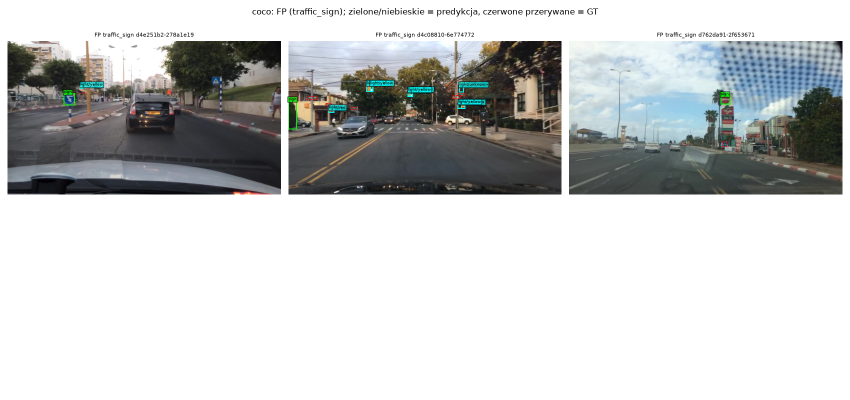
#> input picture wykresy/coco_FP_traffic_sign.png, 1700 x 800 px (shown at 1/2 size); its folder holds only this picture in this run
$ python -i utils_detector.py   (imports and definitions only)   (older library calls are emulated)
#> lines starting #> are read from the running program, lines starting #| are printed output that depends on the picture; after the words box and inside, x2 and y2 are one past the last pixel; in counts of white or black regions, pixels touching at a corner belong together
"""Propozycje, cechy i ocena klasycznego detektora."""
import inspect
from utils_common import CLASSES, COLORS, read_json, save_json, load_image, annotations
from pathlib import Path
from collections import Counter
from dataclasses import dataclass, asdict
import hashlib
import json
import time

import cv2
import numpy as np
import pandas as pd


def iou(a, b):
    a, b = np.asarray(a, float), np.asarray(b, float)
    wh = np.maximum(0, np.minimum(a[2:], b[2:]) - np.maximum(a[:2], b[:2]))
    inter = float(np.prod(wh))
    union = float(np.prod(a[2:]-a[:2]) + np.prod(b[2:]-b[:2]) - inter)
    return inter / union if union > 0 else 0.


def nms(items, threshold=.35):
    kept = []
    for item in sorted(items, key=lambda x: x['score'], reverse=True):
        if all(item['class'] != old['class'] or iou(item['box'], old['box']) <= threshold for old in kept):
            kept.append(item)
    return kept


@dataclass(frozen=True)
class Params:
    saturation: int = 85
    value: int = 65
    sign_min_area: int = 45
    light_min_area: int = 25
    score_threshold: float = .38
    max_y: float = .85


def masks(image, p):
    hsv = cv2.cvtColor(image, cv2.COLOR_BGR2HSV)
    h, s, v = cv2.split(hsv)
    valid = (s >= p.saturation) & (v >= p.value)
    # OpenCV: H ma zakres 0..179. Czerwony przechodzi przez koniec skali.
    return hsv, {'red': valid & ((h <= 12) | (h >= 165)),
                 'yellow': valid & (h >= 15) & (h <= 38),
                 'green': valid & (h >= 40) & (h <= 95),
                 'blue': valid & (h >= 96) & (h <= 130)}


def contours(mask, close=3):
    mask = np.uint8(mask) * 255
    if close:
        mask = cv2.morphologyEx(mask, cv2.MORPH_CLOSE, np.ones((close, close), np.uint8))
    return cv2.findContours(mask, cv2.RETR_EXTERNAL, cv2.CHAIN_APPROX_SIMPLE)[0]


def classify_color(crop, p):
    if crop.size == 0:
        return 'unknown'
    _, mm = masks(crop, p)
    scores = {}
    for color in COLORS[:3]:
        areas = [cv2.contourArea(c) for c in contours(mm[color], close=0)]
        scores[color] = max(areas, default=0.)
    ranking = sorted(scores, key=scores.get, reverse=True)
    best, second = ranking[:2]
    if scores[best] < max(2., crop.shape[0]*crop.shape[1]*.006) or scores[best] < 1.4*scores[second]:
        return 'unknown'
    return best


def detect(image, p=Params()):
    """HSV + kontury + geometria. Wszystkie ramki w oryginalnej skali obrazu.
    W lab4 to etap propozycji (patrz proposals), a nie końcowy detektor: samodzielnie ma niskie F1."""
    h, w = image.shape[:2]
    hsv, mm = masks(image, p)
    gray = cv2.cvtColor(image, cv2.COLOR_BGR2GRAY)
    candidates = []
    # Znaki kolorowe oraz jasne tablice (np. ograniczenie prędkości w USA).
    white = (hsv[:, :, 1] < 65) & (hsv[:, :, 2] > 165)
    sign_masks = [mm['red'] | mm['yellow'] | mm['blue'] | mm['green'], white]
    for mask in sign_masks:
        for c in contours(mask):
            x, y, bw, bh = cv2.boundingRect(c)
            area = bw*bh
            if not (p.sign_min_area <= area <= .06*w*h and .35 <= bw/bh <= 3.5 and y < p.max_y*h):
                continue
            fill = cv2.contourArea(c)/area
            hull_area = cv2.contourArea(cv2.convexHull(c))
            solidity = cv2.contourArea(c) / hull_area if hull_area else 0.
            if fill < .4 or solidity < .75:
                continue
            edge = cv2.Canny(gray[y:y+bh, x:x+bw], 70, 150).mean()/255
            if edge < .025:
                continue
            score = float(min(1., .45*fill + .35*min(edge*8, 1) + .2))
            candidates.append({'class': 'traffic_sign', 'box': [x,y,x+bw,y+bh], 'score': score, 'color': None})
    # Obudowy sygnalizatorów: ciemne, zwarte pionowe lub poziome prostokąty.
    dark = gray < 65
    light_boxes = []
    for c in contours(dark):
        x, y, bw, bh = cv2.boundingRect(c)
        if not (p.light_min_area <= bw*bh <= .025*w*h and y < p.max_y*h):
            continue
        ratio = bw/bh
        if not (.18 <= ratio <= .8 or 1.5 <= ratio <= 5.):
            continue
        fill = cv2.contourArea(c)/(bw*bh)
        if fill >= .4:
            light_boxes.append(([x,y,x+bw,y+bh], fill, False))
    # Mała świecąca lampa może nie połączyć się z obudową w masce ciemności.
    # Rozszerzenie to hipoteza geometrii, nie ramka referencyjna.
    # Świecące punkty muszą być jaśniejsze i bardziej nasycone niż zwykły znak.
    lamp_valid = (hsv[:,:,1] >= max(p.saturation,110)) & (hsv[:,:,2] >= 155)
    for color in COLORS[:3]:
        for c in contours(mm[color] & lamp_valid, close=0):
            x,y,bw,bh = cv2.boundingRect(c)
            fill = cv2.contourArea(c)/(bw*bh)
            if 5 <= bw*bh <= 500 and .55 <= bw/bh <= 1.8 and fill >= .45 and y < p.max_y*h:
                for shift in (0., 1., 2.):
                    light_boxes.append(([x-.4*bw,y-shift*bh,x+1.4*bw,y+(3-shift)*bh], .5, True))
    for box, fill, expanded in light_boxes:
        x1,y1,x2,y2 = np.clip(box, [0,0,0,0], [w,h,w,h]).astype(int)
        crop = image[y1:y2,x1:x2]
        if expanded and (crop.size == 0 or np.mean(cv2.cvtColor(crop,cv2.COLOR_BGR2GRAY) < 85) < .35):
            continue
        color = classify_color(crop, p)
        score = float(.25 + .25*fill + (.3 if color != 'unknown' else 0) - (.05 if expanded else 0))
        candidates.append({'class': 'traffic_light', 'box': [int(x1),int(y1),int(x2),int(y2)],
                           'score': score, 'color': color})
    return nms([item for item in candidates if item['score'] >= p.score_threshold])


# [45 lines left out: functions match, evaluate, not called in this run]


def fingerprint(value):
    return hashlib.sha256(json.dumps(value, sort_keys=True).encode()).hexdigest()

from pathlib import Path
import time
import cv2
import numpy as np
import pandas as pd
from sklearn.ensemble import RandomForestClassifier
from sklearn.metrics import f1_score


LABELS = ('background', 'traffic_sign', 'traffic_light')
FEATURE_VERSION = 'simple_v2'


def proposals(image, limit=100):
    """HSV/ciemne obudowy oraz krawędzie; nie otrzymuje etykiet ani GT."""
    h,w = image.shape[:2]
    base = detect(image, Params(saturation=65, sign_min_area=25,
                                light_min_area=16, score_threshold=0., max_y=1.))
    # Maksymalnie 60 hipotez z masek i 40 z konturów krawędzi.
    boxes = [p['box'] for p in sorted(base, key=lambda p:-p['score'])[:60]]
    gray = cv2.cvtColor(image,cv2.COLOR_BGR2GRAY)
    edges = cv2.Canny(gray,70,160)
    extras = []
    for c in contours(edges > 0):
        x,y,bw,bh = cv2.boundingRect(c)
        if 24 <= bw*bh <= .06*w*h and .15 <= bw/bh <= 5. and min(bw,bh)>=3:
            extras.append((cv2.arcLength(c,True)/(bw+bh), [x,y,x+bw,y+bh]))
    boxes += [b for _,b in sorted(extras,key=lambda p:-p[0])[:40]]
    unique = []
    for box in boxes:
        if all(iou(box,old)<.9 for old in unique):
            unique.append(box)
        if len(unique)>=limit:
            break
    return unique


# [125 lines left out: functions features, assign_label, feature_table, train_forest, not called in this run]


def macro_f1(y,pred):
    return f1_score(y,pred,labels=list(LABELS),average='macro',zero_division=0)


# [76 lines left out: functions compare_groups, permutation_groups, rf_detect, predict_records, proposal_recall, not called in this run]

>>> import cv2
>>> picture = cv2.imread('wykresy/coco_FP_traffic_sign.png')
#> picture is the input picture: shape (800, 1700, 3); mean B, G, R 201, 201.1, 199.3
>>> result = proposals(picture)
#> in masks, `h, s, v = cv2.split(hsv)`:
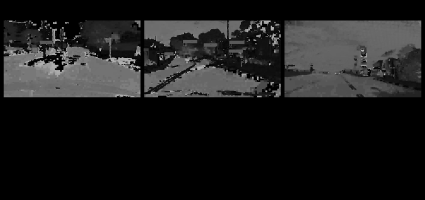
#> h: shape (800, 1700) (shown at 1/4 size); min 0, max 179, mean 27.8
#> in masks, `h, s, v = cv2.split(hsv)`:
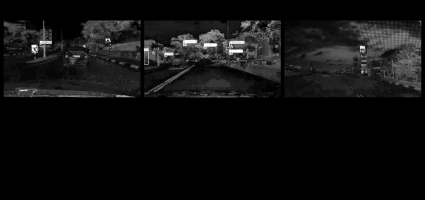
#> s: shape (800, 1700) (shown at 1/4 size); min 0, max 255, mean 15.7
#> in masks, `valid = (s >= p.saturation) & (v >= p.value)`:
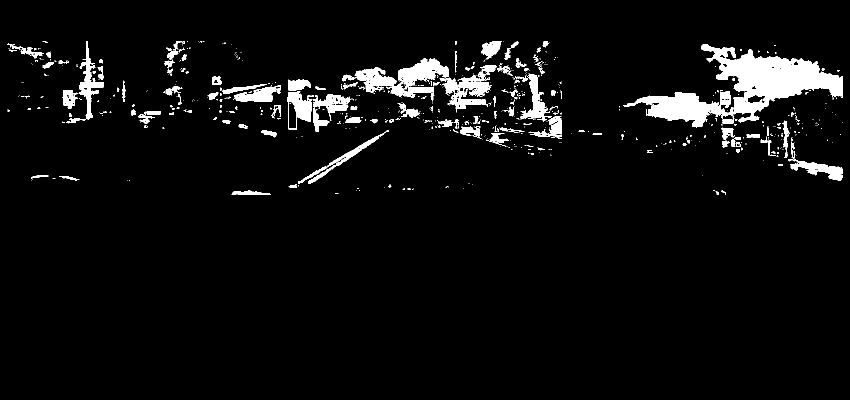
#> valid: shape (800, 1700) bool (shown at 1/2 size); 4.8% white; 712 white regions (560 under 20 px), largest, box (x1, y1, x2, y2) and area: (1402, 89, 1685, 245) 17827, (1246, 183, 1461, 255) 6917, (781, 116, 898, 196) 3687
#> in detect, `hsv, mm = masks(image, p)`: mm = 4 items
#> in detect, `white = (hsv[:, :, 1] < 65) & (hsv[:, :, 2] > 165)`:
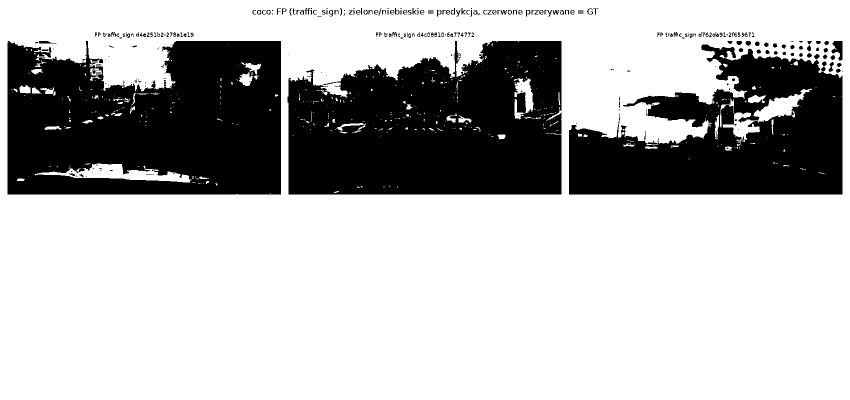
#> white: shape (800, 1700) bool (shown at 1/2 size); 71.3% white; 297 black regions (138 under 20 px), largest, box (x1, y1, x2, y2) and area: (15, 82, 562, 389) 141943, (575, 82, 1123, 389) 139302, (1138, 89, 1685, 389) 101827
#> the loop in detect, `for mask in sign_masks:` made 2 passes
#> after the loop in detect, `for mask in sign_masks:`: candidates = 20 items
#> in contours (call 3), `mask = cv2.morphologyEx(mask, cv2.MORPH_CLOSE, np.ones((close, close),..`:
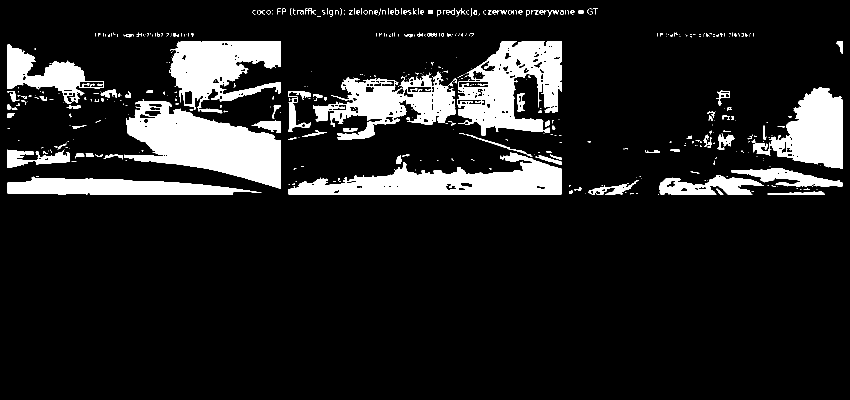
#> mask: shape (800, 1700) (shown at 1/2 size); 12.3% white; 478 white regions (353 under 20 px), largest, box (x1, y1, x2, y2) and area: (249, 198, 562, 378) 29618, (577, 305, 1123, 389) 22290, (914, 82, 1123, 271) 21640
#> the loop in detect, `for c in contours(dark):` made 467 passes
#> (x, y, bw, bh, ratio, fill) on passes 4, 11, 14: (1261, 386, 7, 3, 2.33, 0.31), (1607, 377, 13, 3, 4.33, 0.128), (1148, 374, 15, 7, 2.14, 0.3)
#> after the loop in detect, `for c in contours(dark):`: light_boxes = 41 items
#> in detect, `lamp_valid = (hsv[:,:,1] >= max(p.saturation,110)) & (hsv[:,:,2] >= 155)`:
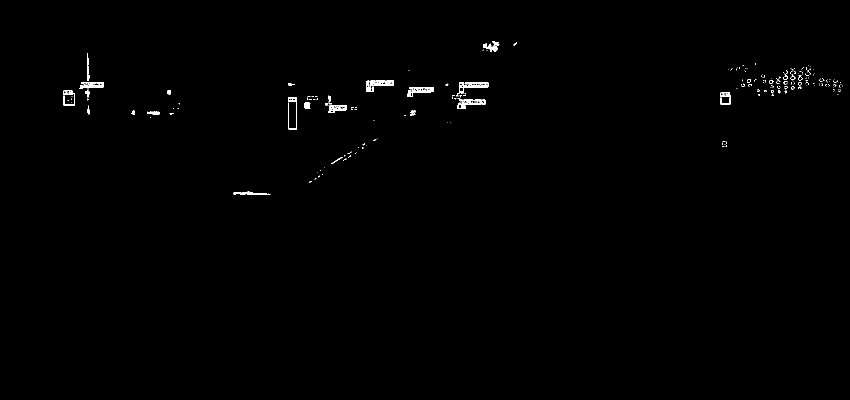
#> lamp_valid: shape (800, 1700) bool (shown at 1/2 size); 0.44% white; 247 white regions (202 under 20 px), largest, box (x1, y1, x2, y2) and area: (918, 164, 977, 175) 451, (740, 161, 788, 172) 386, (816, 174, 863, 185) 357
#> after the loop in detect, `for color in COLORS[:3]:`: light_boxes = 68 items
#> the loop in detect, `for box, fill, expanded in light_boxes:` made 68 passes
#> (box, fill, expanded) on passes 18 to 25: ([351, 206, 357, 209], 0.528, False), ([350, 197, 354, 202], 0.425, False), ([203, 196, 207, 203], 0.607, False), ([648, 194, 653, 202], 0.487, False), ([626, 188, 645, 196], 0.464, False), ([237, 187, 241, 194], 0.482, False), ([1034, 186, 1050, 223], 0.581, False), ([293, 181, 306, 186], 0.708, False)
#> the loop in nms, `for item in sorted(items, key=lambda x: x['score'], reverse=True):` made 76 passes
#> in contours (call 175), `mask = cv2.morphologyEx(mask, cv2.MORPH_CLOSE, np.ones((close, close),..`:
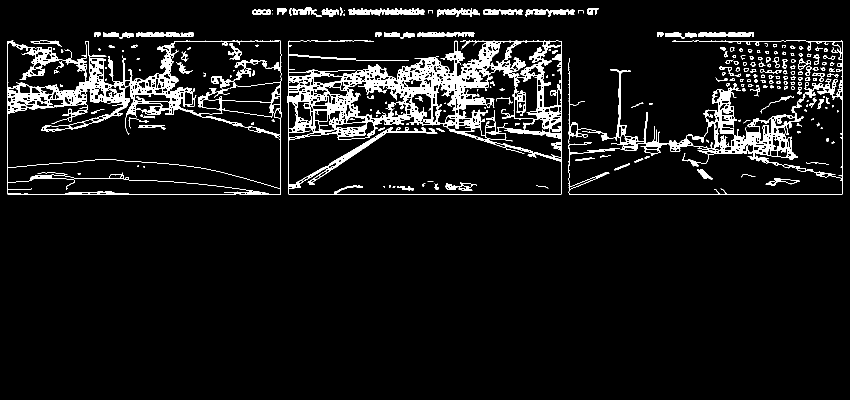
#> mask: shape (800, 1700) (shown at 1/2 size); 6.9% white; 229 white regions (53 under 20 px), largest, box (x1, y1, x2, y2) and area: (574, 81, 1124, 390) 38027, (14, 81, 563, 390) 23144, (1137, 81, 1686, 390) 15536
#> the loop in proposals, `for c in contours(edges > 0):` made 142 passes
#> c on passes 50, 57: [[278, 139], [278, 141], [280, 141], [280, 139]], [[210, 134], [210, 137], [212, 137], [212, 134]]
#> the loop in proposals, `for box in boxes:` made 100 passes
#> box on passes 1 to 8: [701, 213, 715, 220], [424, 153, 444, 170], [138, 227, 143, 234], [691, 233, 723, 246], [778, 238, 788, 245], [445, 240, 461, 248], [962, 82, 1003, 119], [262, 219, 272, 232]

$ run again, on wykresy/ft_FN_traffic_light.png
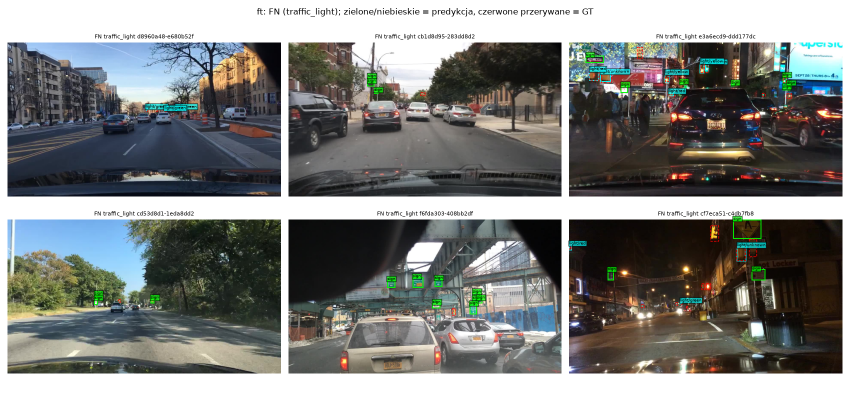
#> input picture wykresy/ft_FN_traffic_light.png, 1700 x 800 px (shown at 1/2 size)
#> picture is the input picture: shape (800, 1700, 3); mean B, G, R 126.2, 128.2, 126.6
#> hsv: shape (800, 1700, 3); mean H, S, V 45.8, 50.9, 135.9
#> in masks, `valid = (s >= p.saturation) & (v >= p.value)`:
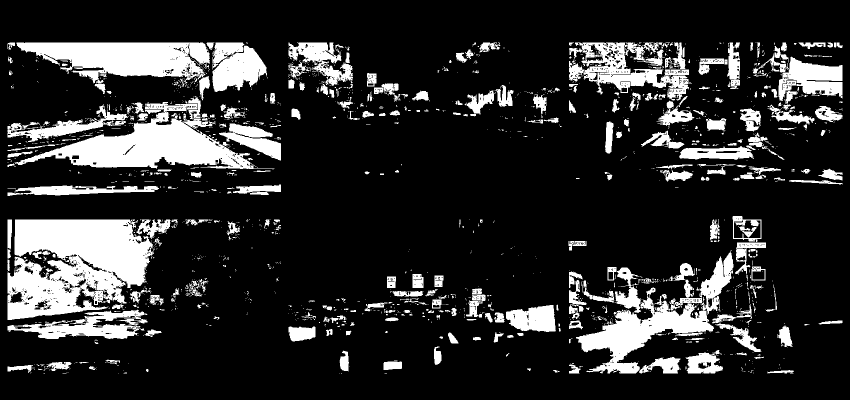
#> valid: shape (800, 1700) bool (shown at 1/2 size); 17.5% white; 1843 white regions (1474 under 20 px), largest, box (x1, y1, x2, y2) and area: (15, 439, 308, 640) 40668, (29, 195, 549, 339) 26121, (1152, 500, 1467, 747) 20652
#> in detect, `hsv, mm = masks(image, p)`: mm = 4 items
#> white: shape (800, 1700) bool; 32.3% white; 1436 white regions (1217 under 20 px), largest, box (x1, y1, x2, y2) and area: (0, 0, 1700, 800) 373219, (304, 676, 528, 741) 8284, (205, 143, 374, 225) 7236
#> the loop in detect, `for mask in sign_masks:` made 2 passes
#> after the loop in detect, `for mask in sign_masks:`: candidates = 73 items
#> dark: shape (800, 1700) bool; 35.8% white; 2145 white regions (1871 under 20 px), largest, box (x1, y1, x2, y2) and area: (1138, 439, 1685, 747) 113577, (1138, 85, 1685, 393) 108023, (15, 223, 562, 393) 55840
#> the loop in detect, `for c in contours(dark):` made 844 passes
#> (x, y, bw, bh, ratio, fill) on passes 4, 5, 8: (15, 737, 46, 10, 4.6, 0.524), (1217, 735, 43, 12, 3.58, 0.579), (1163, 733, 47, 14, 3.36, 0.318)
#> after the loop in detect, `for c in contours(dark):`: light_boxes = 51 items
#> lamp_valid: shape (800, 1700) bool; 3.1% white; 769 white regions (598 under 20 px), largest, box (x1, y1, x2, y2) and area: (31, 439, 299, 514) 13145, (426, 92, 526, 179) 3644, (1075, 610, 1111, 663) 1625
#> after the loop in detect, `for color in COLORS[:3]:`: light_boxes = 195 items
#> the loop in detect, `for box, fill, expanded in light_boxes:` made 195 passes
#> (box, fill, expanded) on passes 18 to 20: ([911, 477, 918, 494], 0.42, False), ([1015, 439, 1123, 600], 0.467, False), ([1419, 425, 1436, 431], 0.539, False)
#> edges: shape (800, 1700); 10.2% white in thin lines or dots
#> in contours (call 391), `mask = cv2.morphologyEx(mask, cv2.MORPH_CLOSE, np.ones((close, close),..`:
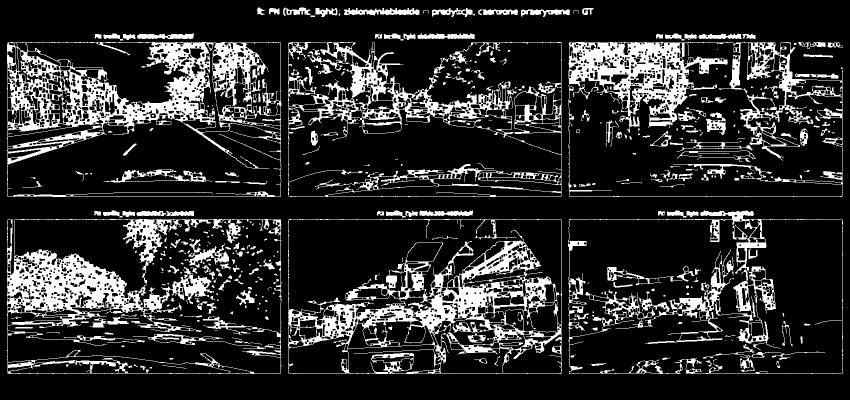
#> mask: shape (800, 1700) (shown at 1/2 size); 17.8% white; 365 white regions (148 under 20 px), largest, box (x1, y1, x2, y2) and area: (14, 84, 563, 394) 43841, (576, 438, 1124, 748) 39600, (14, 438, 563, 748) 38649
#> the loop in proposals, `for c in contours(edges > 0):` made 52 passes
#> c on passes 39, 43: [[621, 31], [621, 33], [629, 33], [629, 31]], [[678, 20], [678, 21]]
#> the loop in proposals, `for box in boxes:` made 90 passes
#> box on passes 1 to 8: [825, 548, 847, 576], [774, 553, 792, 576], [869, 551, 887, 574], [767, 721, 804, 740], [1420, 439, 1439, 484], [577, 653, 631, 683], [540, 186, 551, 208], [1500, 533, 1531, 564]
